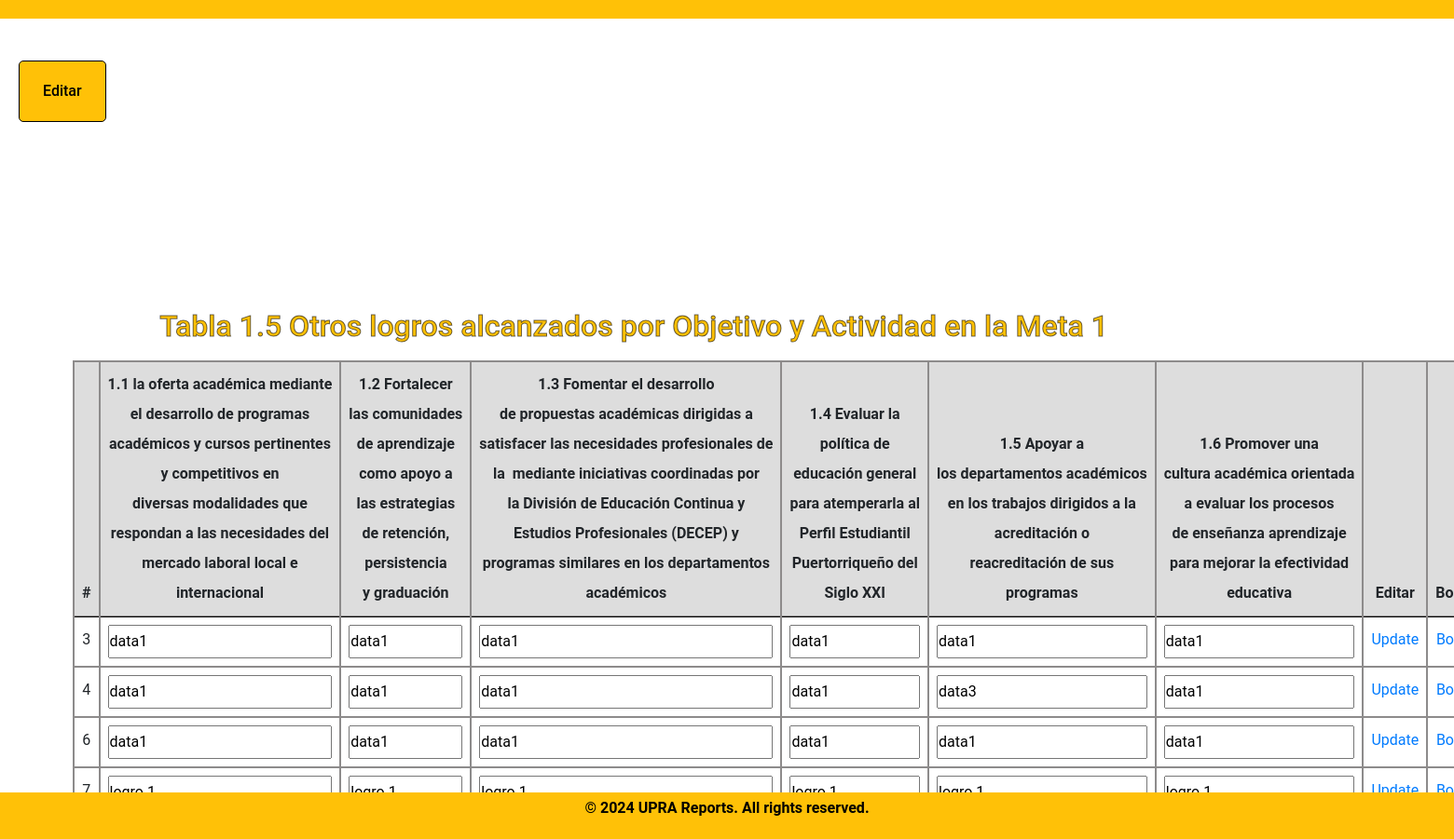
Page /meta-1/tabla1.5_edit.php on the committed database.
### tables this page shows
CREATE TABLE `table15` (
  `table15ID` int(11) NOT NULL,
  `DepartmentID` int(11) DEFAULT NULL,
  `year` int(4) DEFAULT NULL,
  `field1` varchar(100) DEFAULT NULL,
  `field2` varchar(100) DEFAULT NULL,
  `field3` varchar(100) DEFAULT NULL,
  `field4` varchar(100) DEFAULT NULL,
  `field5` varchar(100) DEFAULT NULL,
  `field6` varchar(100) DEFAULT NULL
);

### meta-1/tabla1.5_edit.php (the view, shortened to what this page needs)
<!DOCTYPE html>
<html lang="en">
<head>
        <link rel="stylesheet" href="../fonts/icomoon/style.css">
        <link rel="stylesheet" href="../css/owl.carousel.min.css">
        <link rel="stylesheet" href="../css/bootstrap.min.css">
        <link rel="stylesheet" href="../css/style.css">
        <link rel="stylesheet" href="../css/style-sidemenu.css">
    </head>
<body>
    <header></header>
<div class="formbold-main-wrapperDept">
    <a class="underline-button" href="../meta-1/tabla1.5_display.php">Editar</a>
</div>
<div class="formbold-main-wrapper-edit">
    <div class="formbold-form-wrapper-edit">
        <h6>Tabla 1.5 Otros logros alcanzados por Objetivo y Actividad en la Meta 1</h6>
        <table class="table">
            <thead>
              <tr>
                <th scope="col">#</th>
                <th scope="col">1.1&nbsp;la&nbsp;oferta&nbsp;académica&nbsp;mediante el desarrollo de&nbsp;programas académicos y cursos
                    pertinentes y competitivos en diversas&nbsp;modalidades&nbsp;que respondan a las&nbsp;necesidades del mercado laboral local e internacional</th>
                <th scope="col">1.2&nbsp;Fortalecer las&nbsp;comunidades de&nbsp;aprendizaje como apoyo a las
                    estrategias de retención, persistencia y&nbsp;graduación</th>
                <th scope="col">1.3&nbsp;Fomentar&nbsp;el&nbsp;desarrollo de&nbsp;propuestas&nbsp;académicas&nbsp;dirigidas&nbsp;a satisfacer&nbsp;las&nbsp;necesidades&nbsp;profesionales&nbsp;de la&nbsp;&nbsp;mediante&nbsp;iniciativas&nbsp;coordinadas por la&nbsp;División de&nbsp;Educación Continua y Estudios Profesionales
                    (DECEP) y programas similares en los&nbsp;departamentos académicos</th>
                <th scope="col">1.4&nbsp;Evaluar la política de educación general
                    para&nbsp;atemperarla&nbsp;al Perfil&nbsp;Estudiantil Puertorriqueño&nbsp;del Siglo XXI</th>
                <th scope="col">1.5&nbsp;Apoyar a los&nbsp;departamentos&nbsp;académicos en&nbsp;los&nbsp;trabajos&nbsp;dirigidos a la acreditación o reacreditación&nbsp;de sus programas</th>
                <th scope="col">1.6&nbsp;Promover&nbsp;una cultura&nbsp;académica&nbsp;orientada a evaluar los procesos de&nbsp;enseñanza
                    aprendizaje para mejorar&nbsp;la efectividad educativa</th>
                <th scope="col">Editar</th>
                <th scope="col">Borrar</th>
              </tr>
            </thead>
            <tbody>
              <tr>
              <?php
                include 'db_info.php';
                $sql = "SELECT * FROM table15";
                $result = $conn->query($sql);
                while ($row = $result->fetch_assoc()) {
                    echo "<tr>";
                    echo "<td>" . $row['table15ID'] . "</td>";
                    echo "<td><input type='text' id='field1_" . $row['table15ID'] . "' value='" . $row['field1'] . "'></td>";
                    echo "<td><input type='text' id='field2_" . $row['table15ID'] . "' value='" . $row['field2'] . "'></td>";
                    echo "<td><input type='text' id='field3_" . $row['table15ID'] . "' value='" . $row['field3'] . "'></td>";
                    echo "<td><input type='text' id='field4_" . $row['table15ID'] . "' value='" . $row['field4'] . "'></td>";
                    echo "<td><input type='text' id='field5_" . $row['table15ID'] . "' value='" . $row['field5'] . "'></td>";
                    echo "<td><input type='text' id='field6_" . $row['table15ID'] . "' value='" . $row['field6'] . "'></td>";
                    echo "<td><a href='javascript:void(0);' onclick='updateTable15Row(" . $row['table15ID'] . ")'>Update</a></td>";
                    echo "<td><a href='../meta-1/tabla1.5_delete.php?id=" . $row['table15ID'] . "'>Borrar</a></td>";
                    echo "</tr>";
                }
            ?>
              </tr>
            </tbody>
        </table>
    </div>
</div>
    <div class="footer-box">
        <p>&copy; 2024 UPRA Reports. All rights reserved.</p>
    </div>
</body>
</html>

### css/style.css (style rules this page uses)
* { margin: 0; padding: 0; }
body { font-family: "Roboto", -apple-system, BlinkMacSystemFont, "Segoe UI", Roboto, "Helvetica Neue", Arial, "Noto Sans", sans-serif, "Apple Color Emoji", "Segoe UI Emoji", "Segoe UI Symbol", "Noto Color Emoji"; background-color: #fff; color: #999; }
a { -webkit-transition: .3s all ease; -o-transition: .3s all ease; transition: .3s all ease; }
a, a:hover { text-decoration: none !important; }
body { font-family: "Roboto", -apple-system, BlinkMacSystemFont, "Segoe UI", Roboto, "Helvetica Neue", Arial, "Noto Sans", sans-serif, "Apple Color Emoji", "Segoe UI Emoji", "Segoe UI Symbol", "Noto Color Emoji"; background-color: #fff; color: #999; line-height: 2; }
.table { border-collapse: collapse; width: 90%; margin: auto; border: 2px solid #8d8b8b; overflow-x: auto; }
td, th { border: 2px solid #8d8b8b; text-align: center; padding: 0.5em; }
.table input[type="text"] { width: 100%; box-sizing: border-box; resize: both; }
th, td { border: 2px solid #8d8b8b; text-align: center; padding: 0.5em; font-size: 1rem; }
.table thead th { vertical-align: bottom; border-bottom: 2px solid #8d8b8b; background-color: #dddddd; }
.table th, .table td { padding: 0.5rem; vertical-align: top; border-top: 1px solid #000000; }
header { background-color: #FFC107; color: #000; padding: 10px; text-align: center; }
.footer-box { background-color: #FFC107; color: #000; text-align: center; padding: 1px 0; position: fixed; bottom: 0%; width: 100%; z-index: 999; font-weight: bold; }
.footer-box p { font-size: 16px; }
html, body { height: 100%; margin: 0; padding: 0; }
.formbold-main-wrapper-edit { display: flex; align-items: center; justify-content: center; padding-top: 10px; margin-left: auto; margin-right: auto; min-height: 580px; max-height: 900px; }
.formbold-main-wrapperDept { display: flex; justify-content: space-between; padding: 20px; margin: 0 auto; }
.formbold-form-wrapper-edit { margin: 0 auto; width: 90%; background: white; min-height: 580px; max-height: 900px; margin-top: 10px; }
.underline-button { font-size: 16px; border-radius: 5px; padding: 16px 25px; border: none; font-weight: 500; background-color: #FFC107; color: #000; cursor: pointer; margin-top: 25px; border: 1px solid #000; margin-bottom: 150px; }
h6 { font-size: 2em; color: #FFC107; text-align: center; padding: 10px; margin-right: 200px; -webkit-text-stroke-width: 1px; -webkit-text-stroke-color: rgba(0, 0, 0, 0.582); }

### css/style-sidemenu.css (style rules this page uses)
* { margin: 0; padding: 0; }
:root { --accent-color: #FFC107; }

### rows in the picture
table15: table15ID "3", field1 "data1", field2 "data1", field3 "data1", field4 "data1", field5 "data1", field6 "data1"
table15: table15ID "4", field1 "data1", field2 "data1", field3 "data1", field4 "data1", field5 "data3", field6 "data1"
table15: table15ID "6", field1 "data1", field2 "data1", field3 "data1", field4 "data1", field5 "data1", field6 "data1"
table15: table15ID "7"
